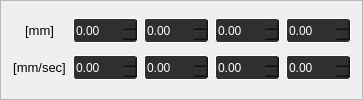
                  <widget class="QFrame" name="frame_10">
                   <property name="minimumSize">
                    <size>
                     <width>359</width>
                     <height>100</height>
                    </size>
                   </property>
                   <property name="maximumSize">
                    <size>
                     <width>400</width>
                     <height>100</height>
                    </size>
                   </property>
                   <property name="frameShape">
                    <enum>QFrame::StyledPanel</enum>
                   </property>
                   <property name="frameShadow">
                    <enum>QFrame::Raised</enum>
                   </property>
                   <layout class="QGridLayout" name="gridLayout_6">
                    <item row="0" column="3">
                     <widget class="QDoubleSpinBox" name="d3">
                      <property name="minimumSize">
                       <size>
                        <width>65</width>
                        <height>25</height>
                       </size>
                      </property>
                      <property name="maximumSize">
                       <size>
                        <width>65</width>
                        <height>25</height>
                       </size>
                      </property>
                      <property name="font">
                       <font>
                        <pointsize>9</pointsize>
                       </font>
                      </property>
                      <property name="styleSheet">
                       <string notr="true">QDoubleSpinBox{
background-color: rgb(47, 47, 47);
color: rgb(255, 255, 255);
border-style: solid;
border-radius:3px;
border-width:1px; 
border-color:white;
}
QDoubleSpinBox:hover{
border-color: rgb(85, 170, 255);
}
QPlainTextEdit:focus{
border-color: rgb(85, 170, 255);
}
QDoubleSpinBox:disabled {
background-color: rgb(63, 63, 63);
color: rgb(0, 0, 0);
border-color:rgb(120, 120, 120)
}</string>
                      </property>
                      <property name="maximum">
                       <double>999.000000000000000</double>
                      </property>
                     </widget>
                    </item>
                    <item row="1" column="2">
                     <widget class="QDoubleSpinBox" name="d6">
                      <property name="minimumSize">
                       <size>
                        <width>65</width>
                        <height>25</height>
                       </size>
                      </property>
                      <property name="maximumSize">
                       <size>
                        <width>65</width>
                        <height>25</height>
                       </size>
                      </property>
                      <property name="font">
                       <font>
                        <pointsize>9</pointsize>
                       </font>
                      </property>
                      <property name="styleSheet">
                       <string notr="true">QDoubleSpinBox{
background-color: rgb(47, 47, 47);
color: rgb(255, 255, 255);
border-style: solid;
border-radius:3px;
border-width:1px; 
border-color:white;
}
QDoubleSpinBox:hover{
border-color: rgb(85, 170, 255);
}
QPlainTextEdit:focus{
border-color: rgb(85, 170, 255);
}
QDoubleSpinBox:disabled {
background-color: rgb(63, 63, 63);
color: rgb(0, 0, 0);
border-color:rgb(120, 120, 120)
}</string>
                      </property>
                      <property name="maximum">
                       <double>999.000000000000000</double>
                      </property>
                     </widget>
                    </item>
                    <item row="1" column="0">
                     <widget class="QLabel" name="l18">
                      <property name="minimumSize">
                       <size>
                        <width>55</width>
                        <height>25</height>
                       </size>
                      </property>
                      <property name="maximumSize">
                       <size>
                        <width>55</width>
                        <height>25</height>
                       </size>
                      </property>
                      <property name="font">
                       <font>
                        <pointsize>10</pointsize>
                       </font>
                      </property>
                      <property name="text">
                       <string>[mm/sec]</string>
                      </property>
                      <property name="alignment">
                       <set>Qt::AlignCenter</set>
                      </property>
                     </widget>
                    </item>
                    <item row="0" column="1">
                     <widget class="QDoubleSpinBox" name="d1">
                      <property name="minimumSize">
                       <size>
                        <width>65</width>
                        <height>25</height>
                       </size>
                      </property>
                      <property name="maximumSize">
                       <size>
                        <width>65</width>
                        <height>25</height>
                       </size>
                      </property>
                      <property name="font">
                       <font>
                        <pointsize>9</pointsize>
                       </font>
                      </property>
                      <property name="styleSheet">
                       <string notr="true">QDoubleSpinBox{
background-color: rgb(47, 47, 47);
color: rgb(255, 255, 255);
border-style: solid;
border-radius:3px;
border-width:1px; 
border-color:white;
}
QDoubleSpinBox:hover{
border-color: rgb(85, 170, 255);
}
QPlainTextEdit:focus{
border-color: rgb(85, 170, 255);
}
QDoubleSpinBox:disabled {
background-color: rgb(63, 63, 63);
color: rgb(0, 0, 0);
border-color:rgb(120, 120, 120)
}</string>
                      </property>
                      <property name="maximum">
                       <double>999.000000000000000</double>
                      </property>
                     </widget>
                    </item>
                    <item row="1" column="3">
                     <widget class="QDoubleSpinBox" name="d7">
                      <property name="minimumSize">
                       <size>
                        <width>65</width>
                        <height>25</height>
                       </size>
                      </property>
                      <property name="maximumSize">
                       <size>
                        <width>65</width>
                        <height>25</height>
                       </size>
                      </property>
                      <property name="font">
                       <font>
                        <pointsize>9</pointsize>
                       </font>
                      </property>
                      <property name="styleSheet">
                       <string notr="true">QDoubleSpinBox{
background-color: rgb(47, 47, 47);
color: rgb(255, 255, 255);
border-style: solid;
border-radius:3px;
border-width:1px; 
border-color:white;
}
QDoubleSpinBox:hover{
border-color: rgb(85, 170, 255);
}
QPlainTextEdit:focus{
border-color: rgb(85, 170, 255);
}
QDoubleSpinBox:disabled {
background-color: rgb(63, 63, 63);
color: rgb(0, 0, 0);
border-color:rgb(120, 120, 120)
}</string>
                      </property>
                      <property name="maximum">
                       <double>999.000000000000000</double>
                      </property>
                     </widget>
                    </item>
                    <item row="1" column="1">
                     <widget class="QDoubleSpinBox" name="d5">
                      <property name="minimumSize">
                       <size>
                        <width>65</width>
                        <height>25</height>
                       </size>
                      </property>
                      <property name="maximumSize">
                       <size>
                        <width>65</width>
                        <height>25</height>
                       </size>
                      </property>
                      <property name="font">
                       <font>
                        <pointsize>9</pointsize>
                       </font>
                      </property>
                      <property name="styleSheet">
                       <string notr="true">QDoubleSpinBox{
background-color: rgb(47, 47, 47);
color: rgb(255, 255, 255);
border-style: solid;
border-radius:3px;
border-width:1px; 
border-color:white;
}
QDoubleSpinBox:hover{
border-color: rgb(85, 170, 255);
}
QPlainTextEdit:focus{
border-color: rgb(85, 170, 255);
}
QDoubleSpinBox:disabled {
background-color: rgb(63, 63, 63);
color: rgb(0, 0, 0);
border-color:rgb(120, 120, 120)
}</string>
                      </property>
                      <property name="maximum">
                       <double>999.000000000000000</double>
                      </property>
                     </widget>
                    </item>
                    <item row="0" column="2">
                     <widget class="QDoubleSpinBox" name="d2">
                      <property name="minimumSize">
                       <size>
                        <width>65</width>
                        <height>25</height>
                       </size>
                      </property>
                      <property name="maximumSize">
                       <size>
                        <width>65</width>
                        <height>25</height>
                       </size>
                      </property>
                      <property name="font">
                       <font>
                        <pointsize>9</pointsize>
                       </font>
                      </property>
                      <property name="styleSheet">
                       <string notr="true">QDoubleSpinBox{
background-color: rgb(47, 47, 47);
color: rgb(255, 255, 255);
border-style: solid;
border-radius:3px;
border-width:1px; 
border-color:white;
}
QDoubleSpinBox:hover{
border-color: rgb(85, 170, 255);
}
QPlainTextEdit:focus{
border-color: rgb(85, 170, 255);
}
QDoubleSpinBox:disabled {
background-color: rgb(63, 63, 63);
color: rgb(0, 0, 0);
border-color:rgb(120, 120, 120)
}</string>
                      </property>
                      <property name="maximum">
                       <double>999.000000000000000</double>
                      </property>
                     </widget>
                    </item>
                    <item row="1" column="4">
                     <widget class="QDoubleSpinBox" name="d8">
                      <property name="minimumSize">
                       <size>
                        <width>65</width>
                        <height>25</height>
                       </size>
                      </property>
                      <property name="maximumSize">
                       <size>
                        <width>65</width>
                        <height>25</height>
                       </size>
                      </property>
                      <property name="font">
                       <font>
                        <pointsize>9</pointsize>
                       </font>
                      </property>
                      <property name="styleSheet">
                       <string notr="true">QDoubleSpinBox{
background-color: rgb(47, 47, 47);
color: rgb(255, 255, 255);
border-style: solid;
border-radius:3px;
border-width:1px; 
border-color:white;
}
QDoubleSpinBox:hover{
border-color: rgb(85, 170, 255);
}
QPlainTextEdit:focus{
border-color: rgb(85, 170, 255);
}
QDoubleSpinBox:disabled {
background-color: rgb(63, 63, 63);
color: rgb(0, 0, 0);
border-color:rgb(120, 120, 120)
}</string>
                      </property>
                      <property name="maximum">
                       <double>999.000000000000000</double>
                      </property>
                     </widget>
                    </item>
                    <item row="0" column="0">
                     <widget class="QLabel" name="l17">
                      <property name="minimumSize">
                       <size>
                        <width>55</width>
                        <height>25</height>
                       </size>
                      </property>
                      <property name="maximumSize">
                       <size>
                        <width>55</width>
                        <height>25</height>
                       </size>
                      </property>
                      <property name="font">
                       <font>
                        <pointsize>10</pointsize>
                       </font>
                      </property>
                      <property name="text">
                       <string>[mm]</string>
                      </property>
                      <property name="alignment">
                       <set>Qt::AlignCenter</set>
                      </property>
                     </widget>
                    </item>
                    <item row="0" column="4">
                     <widget class="QDoubleSpinBox" name="d4">
                      <property name="minimumSize">
                       <size>
                        <width>65</width>
                        <height>25</height>
                       </size>
                      </property>
                      <property name="maximumSize">
                       <size>
                        <width>65</width>
                        <height>25</height>
                       </size>
                      </property>
                      <property name="font">
                       <font>
                        <pointsize>9</pointsize>
                       </font>
                      </property>
                      <property name="styleSheet">
                       <string notr="true">QDoubleSpinBox{
background-color: rgb(47, 47, 47);
color: rgb(255, 255, 255);
border-style: solid;
border-radius:3px;
border-width:1px; 
border-color:white;
}
QDoubleSpinBox:hover{
border-color: rgb(85, 170, 255);
}
QPlainTextEdit:focus{
border-color: rgb(85, 170, 255);
}
QDoubleSpinBox:disabled {
background-color: rgb(63, 63, 63);
color: rgb(0, 0, 0);
border-color:rgb(120, 120, 120)
}</string>
                      </property>
                      <property name="maximum">
                       <double>999.000000000000000</double>
                      </property>
                     </widget>
                    </item>
                   </layout>
                  </widget>
